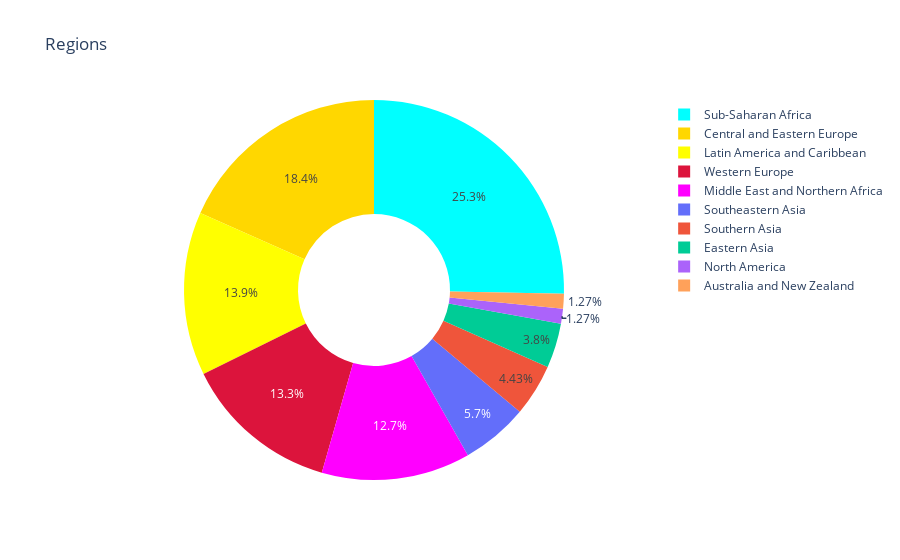

The cell this chart's notebook holds for it:
### Markdown cell above
The bubble chart describes the relationships between happiness, family and economy (size of the bubble). Family Satisfaction ratings increases when the Happiness Score increases. It means that those two variables have a direct relationship between each other.

### Code cell
hapiness_2015 = df_happiness_index['Region'].value_counts()
label_hapiness_2015 = hapiness_2015.index
size_hapiness_2015 = hapiness_2015.values

colors = ['aqua', 'gold', 'yellow', 'crimson', 'magenta']
trace = go.Pie(
         labels = label_hapiness_2015, values = size_hapiness_2015, marker = dict(colors = colors), name = 'hapiness_data', hole = 0.4)
data = [trace]
layout1 = go.Layout(
           title = 'Regions')
graph = go.Figure(data = data, layout = layout1)
py.iplot(graph)

### Figure 1 — Plotly figure (JSON) as saved in the notebook; plotly's stock layout.template omitted (floating-point values rounded to 4 significant figures)
{"data": [{"hole": 0.4, "labels": ["Sub-Saharan Africa", "Central and Eastern Europe", "Latin America and Caribbean", "Western Europe", "Middle East and Northern Africa", "Southeastern Asia", "Southern Asia", "Eastern Asia", "North America", "Australia and New Zealand"], "marker": {"colors": ["aqua", "gold", "yellow", "crimson", "magenta"]}, "name": "hapiness_data", "type": "pie", "values": [40, 29, 22, 21, 20, 9, 7, 6, 2, 2]}], "layout": {"title": {"text": "Regions"}}}
